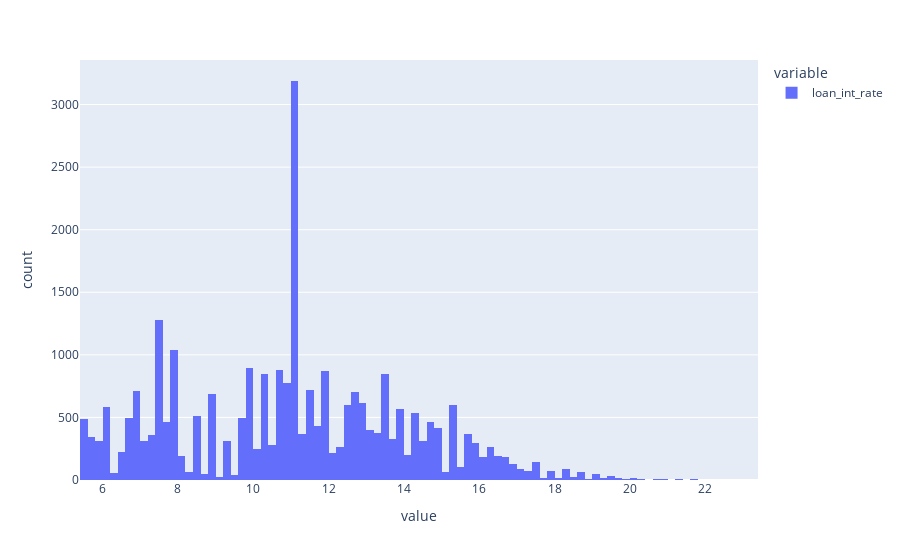

Notebook cell for this chart:
### Markdown cell above
### Loan interest rate  Disturbution

### Code cell
fig = px.histogram(df.loan_int_rate)
fig.show()

### Figure 1 — Plotly figure (JSON) as saved in the notebook; plotly's stock layout.template omitted (floating-point values rounded to 4 significant figures; data arrays with more than 128 entries replaced by an {"elided": "..."} marker saying what was removed)
{"data": [{"alignmentgroup": "True", "bingroup": "x", "hovertemplate": "variable=loan_int_rate<br>value=%{x}<br>count=%{y}<extra></extra>", "legendgroup": "loan_int_rate", "marker": {"color": "#636efa", "pattern": {"shape": ""}}, "name": "loan_int_rate", "offsetgroup": "loan_int_rate", "orientation": "v", "showlegend": true, "type": "histogram", "x": {"elided": "28514 float values"}, "xaxis": "x", "yaxis": "y"}], "layout": {"barmode": "relative", "legend": {"title": {"text": "variable"}, "tracegroupgap": 0}, "margin": {"t": 60}, "xaxis": {"anchor": "y", "domain": [0, 1], "title": {"text": "value"}}, "yaxis": {"anchor": "x", "domain": [0, 1], "title": {"text": "count"}}}}
